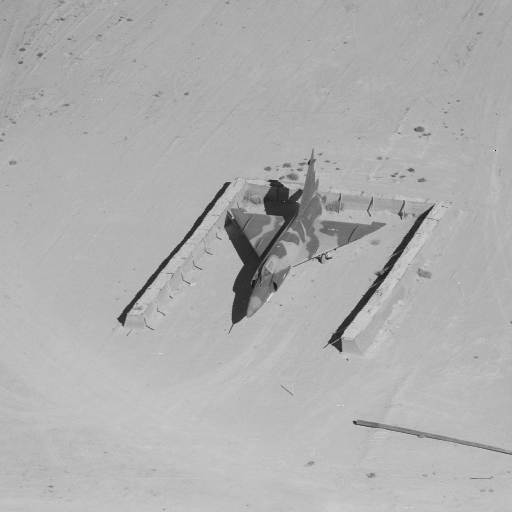
#> input picture DTLE/images/Airplane.png, 512 x 512 px, given in place of Airplane.png.png, which was not available
$ python HS_encoder.py
#> lines starting #> are read from the running program, lines starting #| are printed output that depends on the picture; after the words box and inside, x2 and y2 are one past the last pixel; in counts of white or black regions, pixels touching at a corner belong together; pictures that were not available may be replaced by others from this repository, and a replacement may not be noted
import cv2
import numpy as np
import matplotlib.pyplot as plt
import json
import os

# Constants
FILE_TYPE = "png"
LEVELS = 256
HISTOGRAM_PATH = "./DTLE/histogram/"
DTLE_IMAGES_PATH = "./DTLE/images/"
DTLE_MARKED_PATH = "./DTLE/marked/"
PEAK_PATH = "./DTLE/data_for_embedding/peak/"
DTLE_HIDE_DATA_PATH = "./DTLE/data_for_embedding/hide_data/"
DTLE_LSB_PATH = "./DTLE/data_for_embedding/lsb_plane/"
DTLE_HSB_PATH = "./DTLE/data_for_embedding/hsb_plane/"
DTLE_PREDICTED_PATH = "./DTLE/data_for_embedding/predicted_img/"
DTLE_ADJUSTED_PATH = "./DTLE/data_for_embedding/diff_img_adjusted/"
DTLE_EMIN_PATH = "./DTLE/data_for_embedding/e_min/"
DTLE_LOCATION_MAP_PATH = "./DTLE/data_for_embedding/location_map/"

def med_predictor(img):
    height, width = img.shape
    predicted_img = np.zeros((height, width), dtype=np.int32)
    diff_img = np.zeros((height, width), dtype=np.int32)

    for y in range(1, height):
        for x in range(1, width):
            a = int(img[y, x - 1])
            b = int(img[y - 1, x])
            c = int(img[y - 1, x - 1])

            if c <= min(a, b):
                predicted_val = max(a, b)
            elif c >= max(a, b):
                predicted_val = min(a, b)
            else:
                predicted_val = a + b - c

            predicted_img[y, x] = np.clip(predicted_val, 0, 255)
            diff_img[y, x] = img[y, x] - predicted_img[y, x]

    e_min = np.min(diff_img)
    diff_img_adjusted = diff_img + abs(e_min)

    return predicted_img.astype(np.uint8), diff_img_adjusted.astype(np.uint8), e_min

def decompose_bit_planes(img, hsb_bits):
    # 檢查 hsb_bits 的有效性
    if not (1 <= hsb_bits <= 7):
        raise ValueError("hsb_bits must be between 1 and 7")

    height, width = img.shape
    hsb_plane = np.zeros((height, width), dtype=np.uint8)
    lsb_plane = np.zeros((height, width), dtype=np.uint8)

    # HSB 和 LSB 的遮罩
    hsb_mask = 0xFF << (8 - hsb_bits)  # e.g., 若 hsb_bits = 3, 則 hsb_mask = 0b11100000
    lsb_mask = 0xFF >> hsb_bits       # e.g., 若 hsb_bits = 3, 則 lsb_mask = 0b00011111

    # 使用位操作提取 HSB 和 LSB
    hsb_plane = (img & hsb_mask) >> (8 - hsb_bits)
    lsb_plane = img & lsb_mask

    return hsb_plane, lsb_plane

def create_location_map(hsb_img):
    height, width = hsb_img.shape
    location_map = np.zeros((height, width), dtype=np.uint8)

    # 論文中的特定條件
    location_map[(hsb_img == 63)] = 1  # 最大值
    location_map[(hsb_img == 0)] = 1   # 最小值
    location_map[(hsb_img == 62)] = 1  # 最大值減 1
    location_map[(hsb_img == 1)] = 1   # 最小值加 1

    # 根據位置地圖進行像素調整
    hsb_img_adjusted = np.copy(hsb_img)
    hsb_img_adjusted[hsb_img == 63] -= 2
    hsb_img_adjusted[hsb_img == 62] -= 1
    hsb_img_adjusted[hsb_img == 0] += 2
    hsb_img_adjusted[hsb_img == 1] += 1

    return location_map, hsb_img_adjusted

# [138 lines left out: functions extract_neighbors, calculate_predicted_values, embed_bit, draw_histogram_gray, draw_histogram_color, calculate_psnr and 2 more, not called in this run]

def count_levels_color(img):
    count = [np.bincount(img[:, :, channel].flatten(), minlength=256) for channel in range(3)]
    return count

# [58 lines left out: functions hide_data_in_grayscale_image, hide_data_in_color_channel, not called in this run]

def main():
    img_name = input("Image name: ")
#> the answer given: images/Airplane.png
    orig_img = cv2.imread(DTLE_IMAGES_PATH + f"{img_name}.{FILE_TYPE}")
#> orig_img is the input picture: shape (512, 512, 3); min 3, max 250, mean 175.3

    if orig_img is None:
        print("Error reading original image file")
        exit()

    print("original image read successfully")
    process_image(img_name, orig_img)

def process_image(img_name, orig_img):
    height, width, channels = orig_img.shape
    size = height * width

    threshold = 128  # 例如，设置阈值为128

    # 调用MED预处理器
    predicted_img, diff_img_adjusted, e_min = med_predictor(orig_img[:,:,0])  # 假设是灰度图像
#> after the loop in med_predictor, `for y in range(1, height):`:
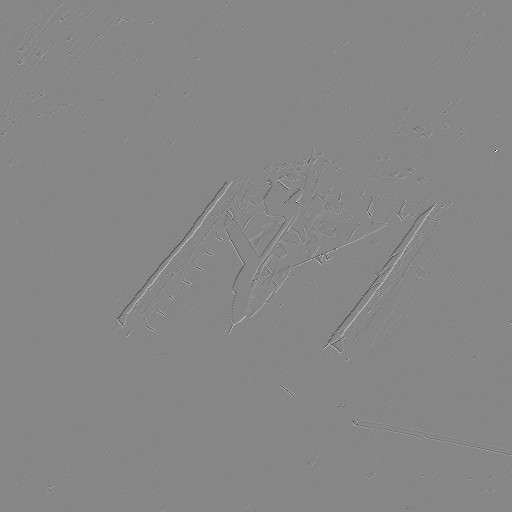
#> diff_img: shape (512, 512) int32; min -199, max 178, mean 0.1; drawn with min black and max white
#> in med_predictor, `e_min = np.min(diff_img)`: e_min = -199

    # 调用位平面分解函数
    hsb_bits = 2  # 或者根据您的需求选择其他位数
    hsb_plane, lsb_plane = decompose_bit_planes(diff_img_adjusted, hsb_bits)
    # 在主函数或其他适当的位置调用创建位置图的函数
    location_map = create_location_map(hsb_plane)  # 假设hsb_plane是处理后的图像平面

    marked_img = orig_img.copy()
    pre_embedding_info = prepare_embedding_information(orig_img)
    save_pre_embedding_info(pre_embedding_info, img_name, "./DTLE/pre_embed_info")

    if channels == 1 or (np.allclose(orig_img[:,:,0], orig_img[:,:,1]) and np.allclose(orig_img[:,:,1], orig_img[:,:,2])):
        print(f"{img_name} is a Grayscale image")
        count = count_levels(marked_img)
        peak = np.argmax(count)
        shift = -1 if peak == 255 else 1

        eligible_pixels = np.sum(marked_img[:, :, 0] == peak)
        hide_array = [(np.random.choice([0, 1], p=[0.5, 0.5]), np.random.choice([0, 1], p=[0.5, 0.5])) for _ in range(eligible_pixels)]
        np.save(DTLE_HIDE_DATA_PATH + f"{img_name}_DTLE_hide_data.npy", hide_array)

        marked_img = hide_data_in_grayscale_image(marked_img, hide_array, threshold)

        draw_histogram_gray(f"{img_name}", orig_img, HISTOGRAM_PATH)
        draw_histogram_gray(f"{img_name}_marked", marked_img, HISTOGRAM_PATH)

        # 保存灰度图像的峰值信息
        np.save(PEAK_PATH + f"{img_name}_peak.npy", peak)
        print(f"Peak level = {peak}")

    else:
        print(f"{img_name} is a Color image")
        peak_levels = []
        for c in range(3):
            channel_img = marked_img[:, :, c]
            channel_count = np.bincount(channel_img.flatten(), minlength=256)
            peak = np.argmax(channel_count)
            peak_levels.append(peak)
            shift = -1 if peak == 255 else 1

            eligible_pixels = np.sum(channel_img == peak)
            hide_array = [(np.random.choice([0, 1], p=[0.5, 0.5]), np.random.choice([0, 1], p=[0.5, 0.5])) for _ in range(eligible_pixels)]
            marked_img[:, :, c] = hide_data_in_color_channel(channel_img, peak, shift, hide_array)

        draw_histogram_color(f"{img_name}", orig_img, HISTOGRAM_PATH)
        draw_histogram_color(f"{img_name}_marked", marked_img, HISTOGRAM_PATH)

        # 保存彩色图像的峰值信息
        np.save(PEAK_PATH + f"{img_name}_peak.npy", peak_levels)
        print(f"Peak levels = [Red: {peak_levels[2]}, Green: {peak_levels[1]}, Blue: {peak_levels[0]}]")

    # 计算和打印度量标准
    psnr = calculate_psnr(orig_img, marked_img)
    ssim = calculate_ssim(orig_img, marked_img)
    bpp = len(hide_array) / size

    print(f"{img_name} marked size = {height} x {width}")
    print(f"Payload = {len(hide_array)}")
    print(f"Bits per pixel (bpp) = {bpp:.4f}")
    print(f"PSNR = {psnr:.2f}")
    print(f"SSIM = {ssim:.6f}")

    # 保存位置图
    np.save(DTLE_LOCATION_MAP_PATH + f"{img_name}_location_map.npy", location_map)

    # 保存HSB和LSB平面
    np.save(DTLE_HSB_PATH + f"{img_name}_hsb_plane.npy", hsb_plane)
    np.save(DTLE_LSB_PATH + f"{img_name}_lsb_plane.npy", lsb_plane)

    # 保存差值图像和其他信息
    np.save(DTLE_PREDICTED_PATH + f"{img_name}_predicted_img.npy", predicted_img)
    np.save(DTLE_ADJUSTED_PATH + f"{img_name}_diff_img_adjusted.npy", diff_img_adjusted)
    np.save(DTLE_EMIN_PATH + f"{img_name}_e_min.npy", e_min)

    # 保存处理过的图像
    cv2.imwrite(DTLE_MARKED_PATH + f"{img_name}_markedImg.{FILE_TYPE}", marked_img)

    # 可选的显示和保存嵌入数据
    question_for_showing_embedding_data = input("Show embedding data? (y/n): ")
    if question_for_showing_embedding_data == "y":
        print(f"Message = {hide_array}")
        print(f"Message length = {len(hide_array)}")

    question_for_displaying_images = input("Display images? (y/n): ")
    if question_for_displaying_images == "y":
        cv2.imshow("Original", orig_img)
        cv2.imshow("Marked", marked_img)
        cv2.waitKey(0)

if __name__ == "__main__":
    main()
#> in process_image, `predicted_img, diff_img_adjusted, e_min = med_predictor(orig_img[:,:,0])`:
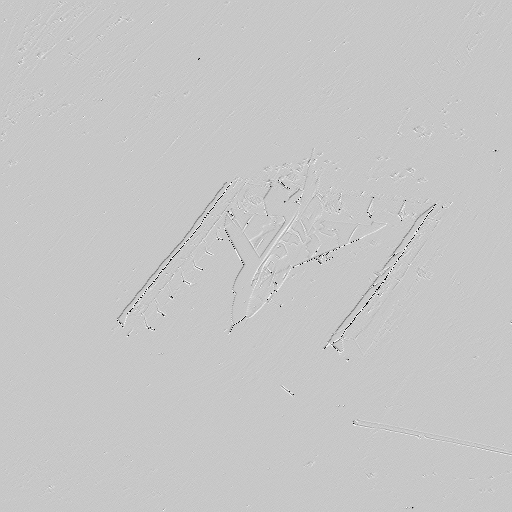
#> diff_img_adjusted: shape (512, 512); min 0, max 255, mean 198.8
#> in decompose_bit_planes, `hsb_plane = (img & hsb_mask) >> (8 - hsb_bits)`:
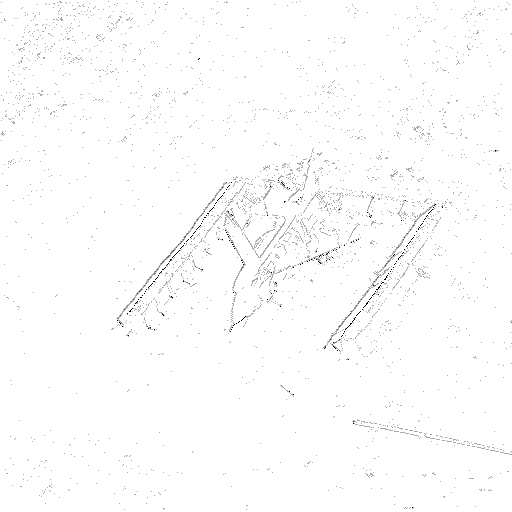
#> hsb_plane: shape (512, 512) int16; min 0, max 3, mean 2.97; drawn with min black and max white
#> in decompose_bit_planes, `lsb_plane = img & lsb_mask`:
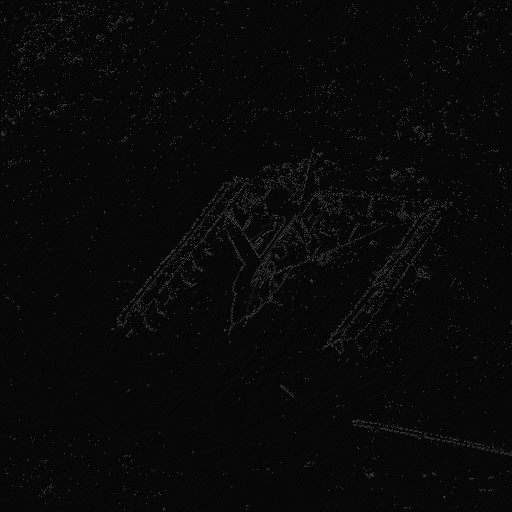
#> lsb_plane: shape (512, 512); min 0, max 63, mean 8.5
#> in create_location_map, `hsb_img_adjusted[hsb_img == 0] += 2`:
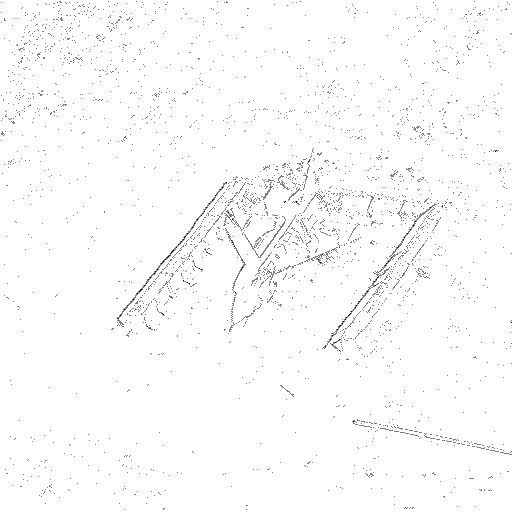
#> hsb_img_adjusted: shape (512, 512) int16; 0.12% of pixels changed, all inside (x1, y1, x2, y2) = (117, 58, 496, 508); drawn with min black and max white
#> in create_location_map, `hsb_img_adjusted[hsb_img == 1] += 1`:
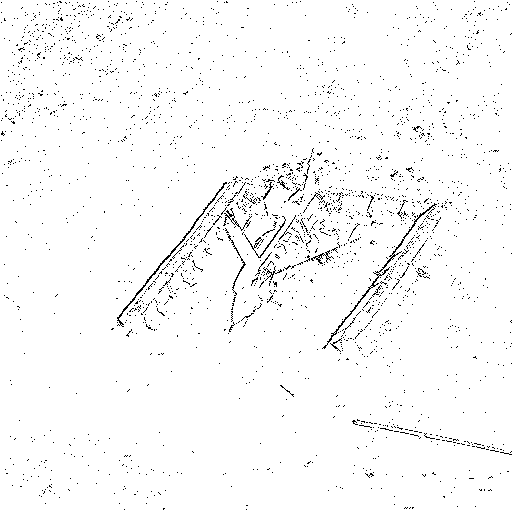
#> hsb_img_adjusted: shape (512, 512) int16; values 2 (black) and 3 (white), 97.6% white; black in thin lines or dots
#> (the run stopped early here; a loop or call above may not have finished)
